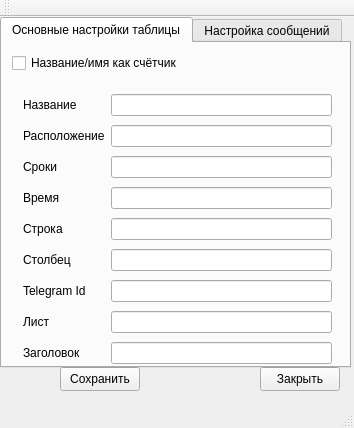
<?xml version="1.0" encoding="UTF-8"?>
<ui version="4.0">
 <class>GeneralParamClass</class>
 <widget class="QMainWindow" name="GeneralParamClass">
  <property name="geometry">
   <rect>
    <x>0</x>
    <y>0</y>
    <width>354</width>
    <height>428</height>
   </rect>
  </property>
  <property name="windowTitle">
   <string>GeneralParam</string>
  </property>
  <widget class="QWidget" name="centralWidget">
   <widget class="QPushButton" name="exitBtn">
    <property name="geometry">
     <rect>
      <x>260</x>
      <y>350</y>
      <width>80</width>
      <height>24</height>
     </rect>
    </property>
    <property name="text">
     <string>Закрыть</string>
    </property>
   </widget>
   <widget class="QPushButton" name="saveAllBtn">
    <property name="geometry">
     <rect>
      <x>60</x>
      <y>350</y>
      <width>80</width>
      <height>24</height>
     </rect>
    </property>
    <property name="text">
     <string>Сохранить</string>
    </property>
   </widget>
   <widget class="QTabWidget" name="tabWidget">
    <property name="geometry">
     <rect>
      <x>0</x>
      <y>0</y>
      <width>351</width>
      <height>351</height>
     </rect>
    </property>
    <property name="minimumSize">
     <size>
      <width>200</width>
      <height>200</height>
     </size>
    </property>
    <property name="baseSize">
     <size>
      <width>50</width>
      <height>0</height>
     </size>
    </property>
    <property name="currentIndex">
     <number>0</number>
    </property>
    <widget class="QWidget" name="tab_3">
     <attribute name="title">
      <string>Основные настройки таблицы</string>
     </attribute>
     <widget class="QWidget" name="layoutWidget_2">
      <property name="geometry">
       <rect>
        <x>10</x>
        <y>40</y>
        <width>331</width>
        <height>515</height>
       </rect>
      </property>
      <layout class="QFormLayout" name="formLayout_4">
       <property name="fieldGrowthPolicy">
        <enum>QFormLayout::ExpandingFieldsGrow</enum>
       </property>
       <property name="rowWrapPolicy">
        <enum>QFormLayout::WrapLongRows</enum>
       </property>
       <property name="verticalSpacing">
        <number>9</number>
       </property>
       <item row="0" column="0">
        <widget class="QLabel" name="label_19">
         <property name="text">
          <string>Название</string>
         </property>
        </widget>
       </item>
       <item row="0" column="1">
        <widget class="QLineEdit" name="nameLine">
         <property name="text">
          <string/>
         </property>
        </widget>
       </item>
       <item row="1" column="0">
        <widget class="QLabel" name="label_13">
         <property name="text">
          <string>Расположение</string>
         </property>
        </widget>
       </item>
       <item row="1" column="1">
        <widget class="QLineEdit" name="directoryLine">
         <property name="enabled">
          <bool>true</bool>
         </property>
         <property name="sizePolicy">
          <sizepolicy hsizetype="Expanding" vsizetype="Fixed">
           <horstretch>0</horstretch>
           <verstretch>0</verstretch>
          </sizepolicy>
         </property>
         <property name="toolTip">
          <string comment="123" extracomment="321"/>
         </property>
         <property name="whatsThis">
          <string/>
         </property>
         <property name="accessibleName">
          <string/>
         </property>
         <property name="accessibleDescription">
          <string/>
         </property>
         <property name="text">
          <string/>
         </property>
        </widget>
       </item>
       <item row="2" column="0">
        <widget class="QLabel" name="label_14">
         <property name="text">
          <string>Сроки</string>
         </property>
        </widget>
       </item>
       <item row="2" column="1">
        <widget class="QLineEdit" name="deadlineLine">
         <property name="text">
          <string/>
         </property>
        </widget>
       </item>
       <item row="3" column="0">
        <widget class="QLabel" name="label_15">
         <property name="text">
          <string>Время</string>
         </property>
        </widget>
       </item>
       <item row="3" column="1">
        <widget class="QLineEdit" name="timeLine">
         <property name="text">
          <string/>
         </property>
        </widget>
       </item>
       <item row="4" column="0">
        <widget class="QLabel" name="label_16">
         <property name="text">
          <string>Строка</string>
         </property>
        </widget>
       </item>
       <item row="4" column="1">
        <widget class="QLineEdit" name="rowLine">
         <property name="inputMask">
          <string/>
         </property>
         <property name="text">
          <string/>
         </property>
         <property name="echoMode">
          <enum>QLineEdit::Normal</enum>
         </property>
        </widget>
       </item>
       <item row="5" column="0">
        <widget class="QLabel" name="label_17">
         <property name="text">
          <string>Столбец</string>
         </property>
        </widget>
       </item>
       <item row="5" column="1">
        <widget class="QLineEdit" name="columnLine">
         <property name="text">
          <string/>
         </property>
        </widget>
       </item>
       <item row="6" column="0">
        <widget class="QLabel" name="label_18">
         <property name="text">
          <string>Telegram Id</string>
         </property>
        </widget>
       </item>
       <item row="6" column="1">
        <widget class="QLineEdit" name="telegramLine">
         <property name="text">
          <string/>
         </property>
        </widget>
       </item>
       <item row="7" column="0">
        <widget class="QLabel" name="label_20">
         <property name="text">
          <string>Лист</string>
         </property>
        </widget>
       </item>
       <item row="7" column="1">
        <widget class="QLineEdit" name="listLine">
         <property name="text">
          <string/>
         </property>
        </widget>
       </item>
       <item row="8" column="0">
        <widget class="QLabel" name="label_21">
         <property name="text">
          <string>Заголовок</string>
         </property>
        </widget>
       </item>
       <item row="8" column="1">
        <widget class="QLineEdit" name="rowHeadLine">
         <property name="text">
          <string/>
         </property>
        </widget>
       </item>
      </layout>
     </widget>
     <widget class="QCheckBox" name="checkBoxNameCounter">
      <property name="geometry">
       <rect>
        <x>10</x>
        <y>10</y>
        <width>171</width>
        <height>20</height>
       </rect>
      </property>
      <property name="text">
       <string>Название/имя как счётчик</string>
      </property>
     </widget>
    </widget>
    <widget class="QWidget" name="tab">
     <attribute name="title">
      <string>Настройка сообщений</string>
     </attribute>
     <widget class="QWidget" name="verticalLayoutWidget">
      <property name="geometry">
       <rect>
        <x>10</x>
        <y>10</y>
        <width>251</width>
        <height>258</height>
       </rect>
      </property>
      <layout class="QVBoxLayout" name="verticalLayout">
       <item>
        <widget class="QLabel" name="label">
         <property name="minimumSize">
          <size>
           <width>0</width>
           <height>0</height>
          </size>
         </property>
         <property name="text">
          <string>Дни недели для отправки уведомлений</string>
         </property>
        </widget>
       </item>
       <item>
        <widget class="QCheckBox" name="checkMon">
         <property name="text">
          <string>Понедельник</string>
         </property>
        </widget>
       </item>
       <item>
        <widget class="QCheckBox" name="checkTue">
         <property name="text">
          <string>Вторник</string>
         </property>
        </widget>
       </item>
       <item>
        <widget class="QCheckBox" name="checkWed">
         <property name="text">
          <string>Среда</string>
         </property>
        </widget>
       </item>
       <item>
        <widget class="QCheckBox" name="checkThurs">
         <property name="text">
          <string>Четверг</string>
         </property>
        </widget>
       </item>
       <item>
        <widget class="QCheckBox" name="checkFri">
         <property name="text">
          <string>Пятница</string>
         </property>
        </widget>
       </item>
       <item>
        <widget class="Line" name="line">
         <property name="minimumSize">
          <size>
           <width>0</width>
           <height>10</height>
          </size>
         </property>
         <property name="maximumSize">
          <size>
           <width>90</width>
           <height>16777215</height>
          </size>
         </property>
         <property name="orientation">
          <enum>Qt::Horizontal</enum>
         </property>
        </widget>
       </item>
       <item>
        <widget class="QCheckBox" name="checkSat">
         <property name="palette">
          <palette>
           <active>
            <colorrole role="WindowText">
             <brush brushstyle="SolidPattern">
              <color alpha="255">
               <red>255</red>
               <green>0</green>
               <blue>0</blue>
              </color>
             </brush>
            </colorrole>
           </active>
           <inactive>
            <colorrole role="WindowText">
             <brush brushstyle="SolidPattern">
              <color alpha="255">
               <red>0</red>
               <green>0</green>
               <blue>0</blue>
              </color>
             </brush>
            </colorrole>
           </inactive>
           <disabled>
            <colorrole role="WindowText">
             <brush brushstyle="SolidPattern">
              <color alpha="255">
               <red>120</red>
               <green>120</green>
               <blue>120</blue>
              </color>
             </brush>
            </colorrole>
           </disabled>
          </palette>
         </property>
         <property name="text">
          <string>Суббота</string>
         </property>
        </widget>
       </item>
       <item>
        <widget class="QCheckBox" name="checkSun">
         <property name="palette">
          <palette>
           <active>
            <colorrole role="WindowText">
             <brush brushstyle="SolidPattern">
              <color alpha="255">
               <red>255</red>
               <green>0</green>
               <blue>0</blue>
              </color>
             </brush>
            </colorrole>
           </active>
           <inactive>
            <colorrole role="WindowText">
             <brush brushstyle="SolidPattern">
              <color alpha="255">
               <red>0</red>
               <green>0</green>
               <blue>0</blue>
              </color>
             </brush>
            </colorrole>
           </inactive>
           <disabled>
            <colorrole role="WindowText">
             <brush brushstyle="SolidPattern">
              <color alpha="255">
               <red>120</red>
               <green>120</green>
               <blue>120</blue>
              </color>
             </brush>
            </colorrole>
           </disabled>
          </palette>
         </property>
         <property name="text">
          <string>Воскресенье</string>
         </property>
        </widget>
       </item>
       <item>
        <widget class="Line" name="line_2">
         <property name="minimumSize">
          <size>
           <width>0</width>
           <height>10</height>
          </size>
         </property>
         <property name="maximumSize">
          <size>
           <width>180</width>
           <height>16777215</height>
          </size>
         </property>
         <property name="orientation">
          <enum>Qt::Horizontal</enum>
         </property>
        </widget>
       </item>
       <item>
        <widget class="QCheckBox" name="checkSendCrit">
         <property name="text">
          <string>Ежедневно отправлять если &lt; 15 дней</string>
         </property>
        </widget>
       </item>
      </layout>
     </widget>
    </widget>
   </widget>
  </widget>
  <widget class="QMenuBar" name="menuBar">
   <property name="geometry">
    <rect>
     <x>0</x>
     <y>0</y>
     <width>354</width>
     <height>22</height>
    </rect>
   </property>
  </widget>
  <widget class="QToolBar" name="mainToolBar">
   <attribute name="toolBarArea">
    <enum>TopToolBarArea</enum>
   </attribute>
   <attribute name="toolBarBreak">
    <bool>false</bool>
   </attribute>
  </widget>
  <widget class="QStatusBar" name="statusBar"/>
 </widget>
 <layoutdefault spacing="6" margin="11"/>
 <resources/>
 <connections/>
</ui>
